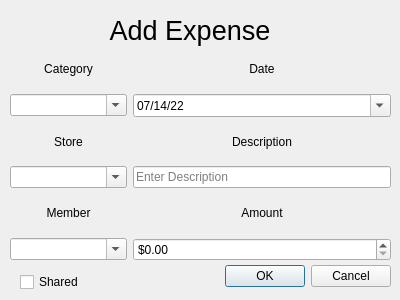
<?xml version="1.0" encoding="UTF-8"?>
<ui version="4.0">
 <class>AddExpenseBox</class>
 <widget class="QDialog" name="AddExpenseBox">
  <property name="geometry">
   <rect>
    <x>0</x>
    <y>0</y>
    <width>400</width>
    <height>300</height>
   </rect>
  </property>
  <property name="windowTitle">
   <string>Budget -&gt; Expense</string>
  </property>
  <property name="modal">
   <bool>true</bool>
  </property>
  <widget class="QDialogButtonBox" name="buttonBox">
   <property name="geometry">
    <rect>
     <x>220</x>
     <y>260</y>
     <width>171</width>
     <height>32</height>
    </rect>
   </property>
   <property name="orientation">
    <enum>Qt::Horizontal</enum>
   </property>
   <property name="standardButtons">
    <set>QDialogButtonBox::Cancel|QDialogButtonBox::Ok</set>
   </property>
  </widget>
  <widget class="QWidget" name="layoutWidget">
   <property name="geometry">
    <rect>
     <x>10</x>
     <y>50</y>
     <width>381</width>
     <height>211</height>
    </rect>
   </property>
   <layout class="QGridLayout" name="gridLayout">
    <item row="6" column="1">
     <widget class="QDoubleSpinBox" name="amountBox">
      <property name="prefix">
       <string>$</string>
      </property>
      <property name="suffix">
       <string/>
      </property>
      <property name="decimals">
       <number>2</number>
      </property>
      <property name="maximum">
       <double>999999.000000000000000</double>
      </property>
     </widget>
    </item>
    <item row="3" column="0">
     <widget class="QComboBox" name="storeBox">
      <property name="editable">
       <bool>true</bool>
      </property>
      <property name="currentText">
       <string/>
      </property>
      <property name="placeholderText">
       <string>Select Store</string>
      </property>
     </widget>
    </item>
    <item row="5" column="1">
     <widget class="QLabel" name="amountLabel">
      <property name="text">
       <string>Amount</string>
      </property>
      <property name="alignment">
       <set>Qt::AlignCenter</set>
      </property>
     </widget>
    </item>
    <item row="2" column="0">
     <widget class="QLabel" name="storeLabel">
      <property name="text">
       <string>Store</string>
      </property>
      <property name="alignment">
       <set>Qt::AlignCenter</set>
      </property>
      <property name="buddy">
       <cstring>categoryBox</cstring>
      </property>
     </widget>
    </item>
    <item row="3" column="1">
     <widget class="QLineEdit" name="descEdit">
      <property name="placeholderText">
       <string>Enter Description</string>
      </property>
     </widget>
    </item>
    <item row="0" column="1">
     <widget class="QLabel" name="dateLabel">
      <property name="text">
       <string>Date</string>
      </property>
      <property name="alignment">
       <set>Qt::AlignCenter</set>
      </property>
     </widget>
    </item>
    <item row="1" column="1">
     <widget class="QDateEdit" name="dateEdit">
      <property name="displayFormat">
       <string>MM/dd/yy</string>
      </property>
      <property name="calendarPopup">
       <bool>true</bool>
      </property>
      <property name="date">
       <date>
        <year>2022</year>
        <month>7</month>
        <day>14</day>
       </date>
      </property>
     </widget>
    </item>
    <item row="5" column="0">
     <widget class="QLabel" name="memberLabel">
      <property name="text">
       <string>Member</string>
      </property>
      <property name="alignment">
       <set>Qt::AlignCenter</set>
      </property>
      <property name="buddy">
       <cstring>categoryBox</cstring>
      </property>
     </widget>
    </item>
    <item row="6" column="0">
     <widget class="QComboBox" name="memberBox">
      <property name="editable">
       <bool>true</bool>
      </property>
      <property name="currentText">
       <string/>
      </property>
      <property name="placeholderText">
       <string>Select Member</string>
      </property>
     </widget>
    </item>
    <item row="1" column="0">
     <widget class="QComboBox" name="categoryBox">
      <property name="editable">
       <bool>true</bool>
      </property>
      <property name="currentText">
       <string/>
      </property>
      <property name="placeholderText">
       <string>Select Category</string>
      </property>
     </widget>
    </item>
    <item row="0" column="0">
     <widget class="QLabel" name="categoryLabel">
      <property name="text">
       <string>Category</string>
      </property>
      <property name="alignment">
       <set>Qt::AlignCenter</set>
      </property>
      <property name="buddy">
       <cstring>categoryBox</cstring>
      </property>
     </widget>
    </item>
    <item row="2" column="1">
     <widget class="QLabel" name="descLabel">
      <property name="text">
       <string>Description</string>
      </property>
      <property name="alignment">
       <set>Qt::AlignCenter</set>
      </property>
      <property name="buddy">
       <cstring>categoryBox</cstring>
      </property>
     </widget>
    </item>
   </layout>
  </widget>
  <widget class="QLabel" name="addIncomeTitle">
   <property name="geometry">
    <rect>
     <x>10</x>
     <y>10</y>
     <width>360</width>
     <height>40</height>
    </rect>
   </property>
   <property name="font">
    <font>
     <pointsize>20</pointsize>
    </font>
   </property>
   <property name="text">
    <string>Add Expense</string>
   </property>
   <property name="alignment">
    <set>Qt::AlignCenter</set>
   </property>
  </widget>
  <widget class="QCheckBox" name="shareBox">
   <property name="geometry">
    <rect>
     <x>20</x>
     <y>270</y>
     <width>136</width>
     <height>24</height>
    </rect>
   </property>
   <property name="sizePolicy">
    <sizepolicy hsizetype="Preferred" vsizetype="Fixed">
     <horstretch>0</horstretch>
     <verstretch>0</verstretch>
    </sizepolicy>
   </property>
   <property name="text">
    <string>Shared</string>
   </property>
  </widget>
 </widget>
 <resources/>
 <connections>
  <connection>
   <sender>buttonBox</sender>
   <signal>accepted()</signal>
   <receiver>AddExpenseBox</receiver>
   <slot>accept()</slot>
   <hints>
    <hint type="sourcelabel">
     <x>248</x>
     <y>254</y>
    </hint>
    <hint type="destinationlabel">
     <x>157</x>
     <y>274</y>
    </hint>
   </hints>
  </connection>
  <connection>
   <sender>buttonBox</sender>
   <signal>rejected()</signal>
   <receiver>AddExpenseBox</receiver>
   <slot>reject()</slot>
   <hints>
    <hint type="sourcelabel">
     <x>316</x>
     <y>260</y>
    </hint>
    <hint type="destinationlabel">
     <x>286</x>
     <y>274</y>
    </hint>
   </hints>
  </connection>
 </connections>
</ui>
